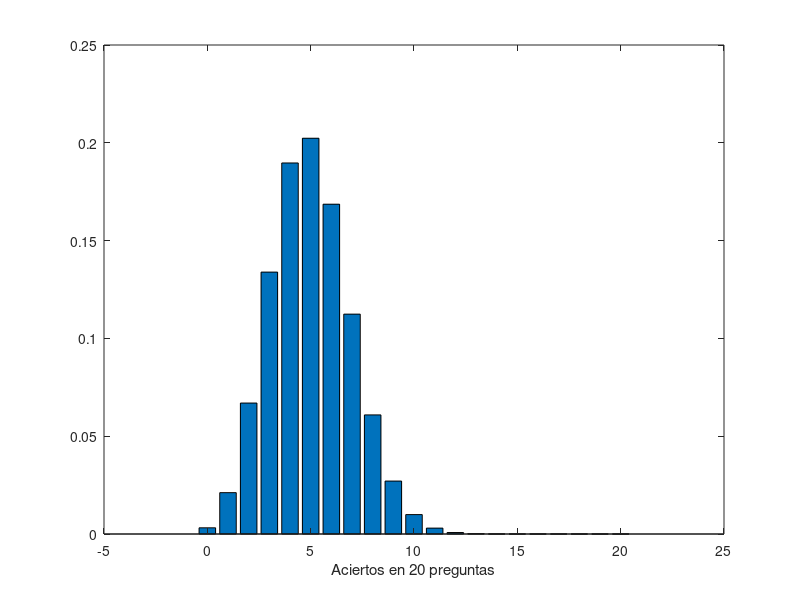

MATLAB code to generate this figure:
X=0:20
P=binopdf(X,20,0.25)
bar(X,P);xlabel('Aciertos en 20 preguntas')
hold on;
%%P=normpdf(X,20,0.25)
XX=13:20
PP=sum(binopdf(XX,20,0.25))
%bar(XX,PP);xlabel('Aciertos en > 13 preguntas')
